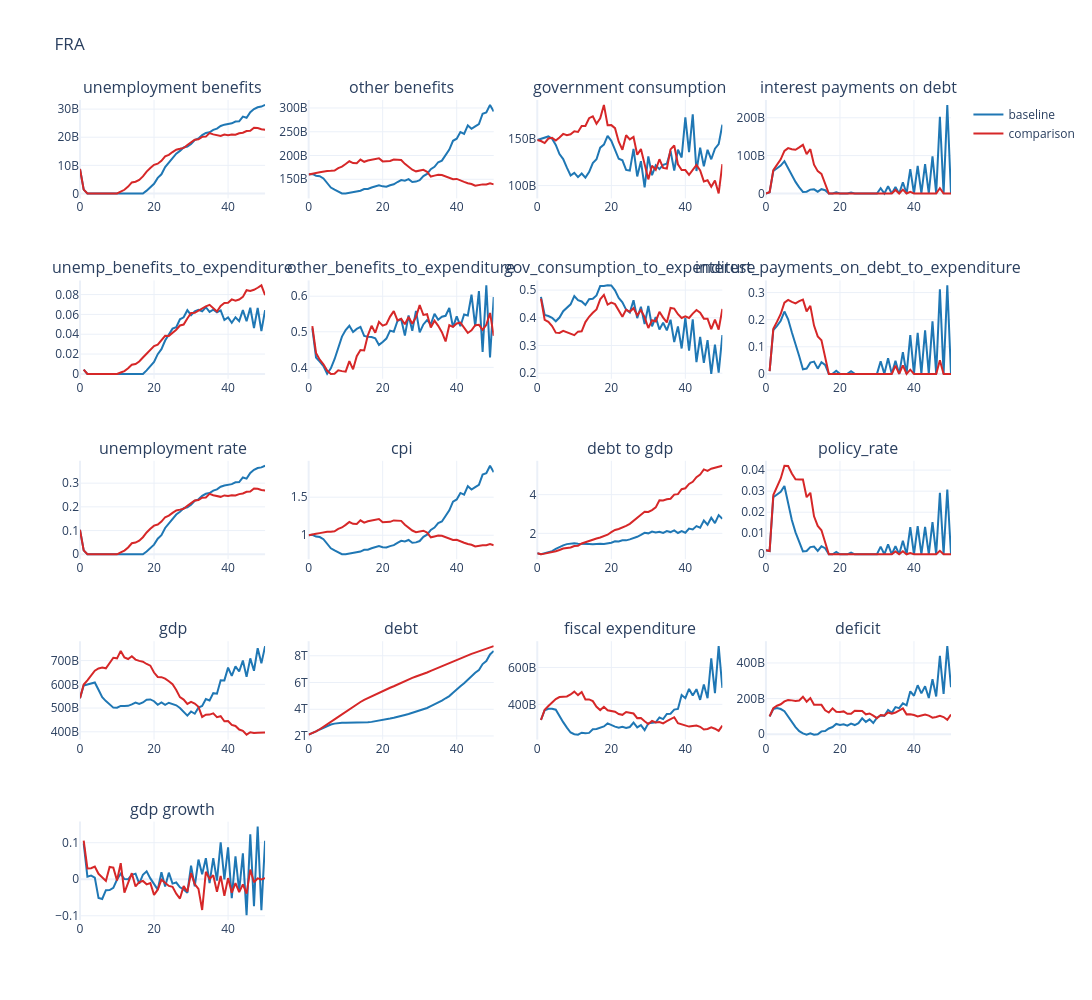

This figure's notebook cell:
### Code cell
fiscal_cols = [
    'unemployment benefits', 'other benefits', 'government consumption', 'interest payments on debt',
    'unemp_benefits_to_expenditure', 'other_benefits_to_expenditure', 'gov_consumption_to_expenditure', 'interest_payments_on_debt_to_expenditure', 
    'unemployment rate', 'cpi', 'debt to gdp', 'policy_rate', 'gdp', 'debt', 'fiscal expenditure', 'deficit', 'gdp growth',
    ]


plot_output(
    df=df_base[fiscal_cols],
    df_compare=df_benchmark[fiscal_cols],
    no_rows=5,
    no_cols=4,
    country_code=cfg.country_iso3,
    line_color="#1f77b4",
    base_height=200,
    base_width=400,
)
